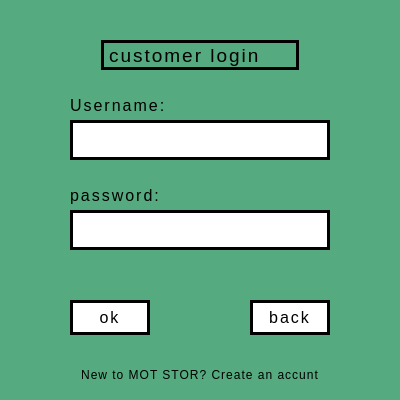
<?xml version="1.0" encoding="UTF-8"?>
<ui version="4.0">
 <class>customerwindow</class>
 <widget class="QWidget" name="customerwindow">
  <property name="geometry">
   <rect>
    <x>0</x>
    <y>0</y>
    <width>400</width>
    <height>400</height>
   </rect>
  </property>
  <property name="sizePolicy">
   <sizepolicy hsizetype="Preferred" vsizetype="Fixed">
    <horstretch>0</horstretch>
    <verstretch>0</verstretch>
   </sizepolicy>
  </property>
  <property name="windowTitle">
   <string>Form</string>
  </property>
  <property name="styleSheet">
   <string notr="true">background-color: rgb(85, 170, 127)</string>
  </property>
  <widget class="QPushButton" name="ok">
   <property name="geometry">
    <rect>
     <x>70</x>
     <y>300</y>
     <width>80</width>
     <height>35</height>
    </rect>
   </property>
   <property name="sizePolicy">
    <sizepolicy hsizetype="Minimum" vsizetype="Maximum">
     <horstretch>0</horstretch>
     <verstretch>0</verstretch>
    </sizepolicy>
   </property>
   <property name="cursor">
    <cursorShape>PointingHandCursor</cursorShape>
   </property>
   <property name="styleSheet">
    <string notr="true">QPushButton {
    font-family: &quot;Open Sans&quot;, sans-serif;
    font-size: 16px;
    letter-spacing: 2px;
    text-decoration: none;
    text-transform: uppercase;
    color: #000;
    border: 3px solid #000;   /* Solid border */
    padding: 0.25em 0.5em;
    border-radius: 15px 225px 255px 15px;  /* Custom border radius */
    position: relative;
    background-color: #fff;   /* White background for the button */
    transition: all 0.3s ease; /* Smooth transition for hover effect */
}

QPushButton:hover {
    background-color: #e0e0e0;  /* Change background color on hover */
    border: 3px solid #888;     /* Lighter border on hover */
    transform: scale(1.05);      /* Slightly increase the size on hover */
}

QPushButton:pressed {
    border: 3px solid #333;  /* Darker border on press */
    background-color: #f0f0f0;  /* Change background color when pressed */
    top: 5px;
    left: 5px;
}
</string>
   </property>
   <property name="text">
    <string>ok</string>
   </property>
  </widget>
  <widget class="QPushButton" name="back">
   <property name="geometry">
    <rect>
     <x>250</x>
     <y>300</y>
     <width>80</width>
     <height>35</height>
    </rect>
   </property>
   <property name="sizePolicy">
    <sizepolicy hsizetype="Minimum" vsizetype="Maximum">
     <horstretch>0</horstretch>
     <verstretch>0</verstretch>
    </sizepolicy>
   </property>
   <property name="cursor">
    <cursorShape>PointingHandCursor</cursorShape>
   </property>
   <property name="styleSheet">
    <string notr="true">QPushButton {
    font-family: &quot;Open Sans&quot;, sans-serif;
    font-size: 16px;
    letter-spacing: 2px;
    text-decoration: none;
    text-transform: uppercase;
    color: #000;
    border: 3px solid #000;   /* Solid border */
    padding: 0.25em 0.5em;
    border-radius: 15px 225px 255px 15px;  /* Custom border radius */
    position: relative;
    background-color: #fff;   /* White background for the button */
    transition: all 0.3s ease; /* Smooth transition for hover effect */
}

QPushButton:hover {
    background-color: #e0e0e0;  /* Change background color on hover */
    border: 3px solid #888;     /* Lighter border on hover */
    transform: scale(1.05);      /* Slightly increase the size on hover */
}

QPushButton:pressed {
    border: 3px solid #333;  /* Darker border on press */
    background-color: #f0f0f0;  /* Change background color when pressed */
    top: 5px;
    left: 5px;
}
</string>
   </property>
   <property name="text">
    <string>back</string>
   </property>
  </widget>
  <widget class="QLineEdit" name="passedit">
   <property name="geometry">
    <rect>
     <x>70</x>
     <y>210</y>
     <width>260</width>
     <height>40</height>
    </rect>
   </property>
   <property name="styleSheet">
    <string notr="true">font-family: &quot;Open Sans&quot;, sans-serif;
    font-size: 16px;
    letter-spacing: 2px;
    text-decoration: none;
    color: #000;

border: 3px solid #000;   /* Solid border */
    padding: 0.25em 0.5em;
    border-radius: 15px 225px 255px 15px;  /* Custom border radius */
    position: relative;
    background-color: #fff;
</string>
   </property>
  </widget>
  <widget class="QLabel" name="password">
   <property name="geometry">
    <rect>
     <x>70</x>
     <y>180</y>
     <width>140</width>
     <height>30</height>
    </rect>
   </property>
   <property name="styleSheet">
    <string notr="true">font-family: &quot;Open Sans&quot;, sans-serif;
    font-size: 16px;
    letter-spacing: 2px;
    text-decoration: none;
    text-transform: uppercase;
    color: #000;
</string>
   </property>
   <property name="text">
    <string>password:</string>
   </property>
  </widget>
  <widget class="QLineEdit" name="useredit">
   <property name="geometry">
    <rect>
     <x>70</x>
     <y>120</y>
     <width>260</width>
     <height>40</height>
    </rect>
   </property>
   <property name="styleSheet">
    <string notr="true">font-family: &quot;Open Sans&quot;, sans-serif;
    font-size: 16px;
    letter-spacing: 2px;
    text-decoration: none;
    color: #000;

border: 3px solid #000;   /* Solid border */
    padding: 0.25em 0.5em;
    border-radius: 15px 225px 255px 15px;  /* Custom border radius */
    position: relative;
    background-color: #fff;
</string>
   </property>
  </widget>
  <widget class="QLabel" name="username">
   <property name="geometry">
    <rect>
     <x>70</x>
     <y>90</y>
     <width>140</width>
     <height>30</height>
    </rect>
   </property>
   <property name="styleSheet">
    <string notr="true">font-family: &quot;Open Sans&quot;, sans-serif;
    font-size: 16px;
    letter-spacing: 2px;
    text-decoration: none;
    text-transform: uppercase;
    color: #000;
</string>
   </property>
   <property name="text">
    <string>Username: </string>
   </property>
  </widget>
  <widget class="QLabel" name="title">
   <property name="geometry">
    <rect>
     <x>101</x>
     <y>40</y>
     <width>198</width>
     <height>30</height>
    </rect>
   </property>
   <property name="styleSheet">
    <string notr="true">font-family: &quot;Open Sans&quot;, sans-serif;
font-size: 19px;
letter-spacing: 2px;
text-decoration: none;
text-transform: uppercase;
color: #000;
border: 3px solid #000;
text-align: center;
display: flex;
justify-content: center;
align-items: center;</string>
   </property>
   <property name="text">
    <string>customer login</string>
   </property>
  </widget>
  <widget class="QPushButton" name="pushButton">
   <property name="geometry">
    <rect>
     <x>0</x>
     <y>360</y>
     <width>400</width>
     <height>30</height>
    </rect>
   </property>
   <property name="styleSheet">
    <string notr="true">QPushButton {
    font-family: &quot;Open Sans&quot;, sans-serif;
    font-size: 12px;
    letter-spacing: 1px;
    text-decoration: none;
    color: #000;
    border: none;   /* Solid border */
    padding: 0.25em 0.5em;
    border-radius: 15px 225px 255px 15px;  /* Custom border radius */
    position: relative;
    transition: all 0.3s ease; /* Smooth transition for hover effect */
}

QPushButton:hover {
    background-color: rgb(113, 227, 168);  /* Change background color on hover */    /* Lighter border on hover */
    transform: scale(1.05);      /* Slightly increase the size on hover */
}

QPushButton:pressed {
      /* Darker border on press */
    background-color: #f0f0f0;  /* Change background color when pressed */
    top: 5px;
    left: 5px;
}
</string>
   </property>
   <property name="text">
    <string>New to MOT STOR? Create an accunt</string>
   </property>
  </widget>
 </widget>
 <resources/>
 <connections/>
</ui>
